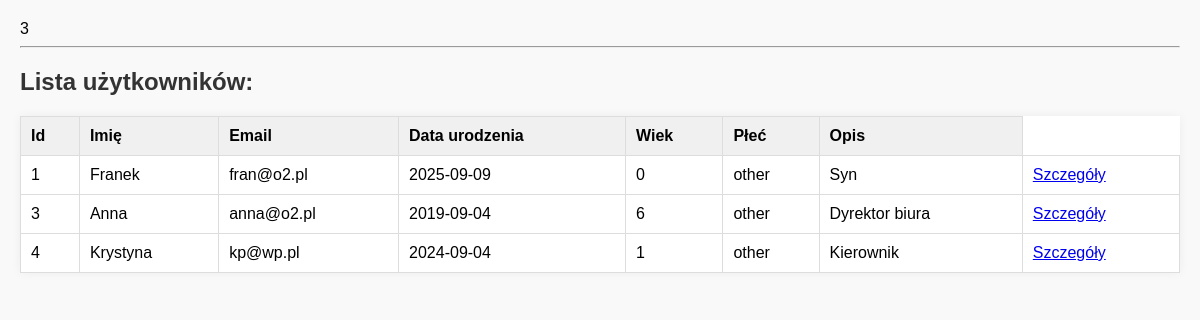
The page / on the database its author committed.
### tables this page shows
CREATE TABLE `users` (
  `id` int(11) NOT NULL,
  `firstName` varchar(40) NOT NULL,
  `lastName` varchar(50) NOT NULL,
  `email` varchar(60) NOT NULL,
  `gender` enum('male','female','other') NOT NULL DEFAULT 'other',
  `birth_date` date DEFAULT NULL,
  `description` text NOT NULL
);

### index.php (the view, shortened to what this page needs)
<!DOCTYPE html>
<html lang="en">
<head>
    <link rel="stylesheet" href="styles.css">
</head>
<body>
    <?php
    require_once('./config.php');
    function calculateAge($birthDate){
        $dateOfBirth = new DateTime($birthDate);
        $currentDate = new DateTime();
        $age = $currentDate->diff($dateOfBirth)->y;
        return $age;
    }
    $mysqli = new mysqli($host, $user, $pass, $db_name);
    $sql = "SELECT id, firstName, email, birth_date, gender, description FROM `users`;";
    $result = $mysqli->query($sql);
    echo $result->num_rows."<hr>";
    if ($result->num_rows > 0) {
        echo "<h2>Lista użytkowników:</h2>";
        echo "<table>
        <tr>
        <th>Id</th>
        <th>Imię</th>
        <th>Email</th>
        <th>Data urodzenia</th>
        <th>Wiek</th>
        <th>Płeć</th>
        <th>Opis</th>
        </tr>";
        while($row = $result->fetch_assoc()){
            echo "<tr><td>".
            $row["id"]."</td><td>".
            $row["firstName"]."</td><td>".
            $row["email"]."</td><td>".
            $row["birth_date"]."</td><td>".
            calculateAge($row["birth_date"])."</td><td>".
            $row["gender"]."</td><td>".
            $row["description"]."</td><td>".
            "<a href=\"?user_id=$row[id]\">Szczegóły</a>".
            "</tr>";
    }
    echo "</table>";
    }else{
        echo "Brak danych w tabeli użytkownicy";
    }
?>
</body>
</html>

### styles.css (style rules this page uses)
body { font-family: Arial, sans-serif; margin: 20px; background-color: #f9f9f9; }
h2 { color: #333; }
table { border-collapse: collapse; width: 100%; background-color: #fff; box-shadow: 0 0 10px rgba(0, 0, 0, 0.05); }
th, td { border: 1px solid #ddd; padding: 10px; text-align: left; }
th { background-color: #f0f0f0; font-weight: bold; }

### rows shown on the page
users: id "1", firstName "Franek", email "fran@o2.pl", birth_date "2025-09-09", birth_date "0", gender "other", description "Syn"
users: id "3", firstName "Anna", email "anna@o2.pl", birth_date "2019-09-04", birth_date "6", gender "other", description "Dyrektor biura"
users: id "4", firstName "Krystyna", email "kp@wp.pl", birth_date "2024-09-04", birth_date "1", gender "other", description "Kierownik"

### other values the page prints
$result->num_rows "3"
